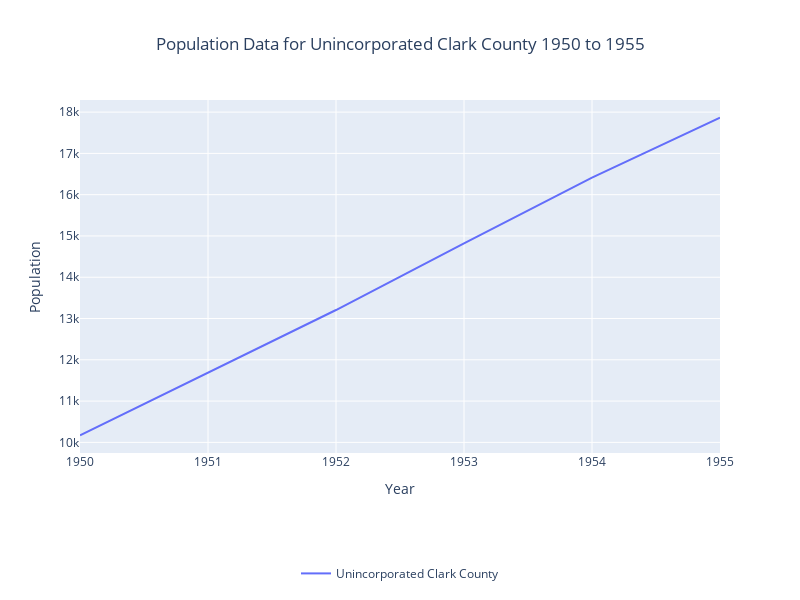

Notebook code for this chart:
### Markdown cell above
<h3>Time to Figure out Unincorporated Clark County Population Growth to 1980!</h3>
In graphical form our data looks like this for just Unincorporated Clark County without including an visitor information.

### Code cell
Population1950to1955 = Population1950to1955.reset_index()

# Reshape wide → long for Plotly (all airlines in one column)
df_long = Population1950to1955.melt(id_vars='Year', 
                           value_vars=['Unincorporated Clark County'], 
                           var_name='Area', value_name='Population')

fig = px.line(
    df_long,
    x='Year', y='Population', color="Area",
    title="Population Data for Unincorporated Clark County 1950 to 1955",
    labels={'Population' : "Population"}
)

fig.update_traces(
    hovertemplate=(
        "Area = %{fullData.name}<br>"
        "Year = %{x}<br>"
        "Population = %{y:,}"
        "<extra></extra>"
    )
)

fig.update_layout(
    width=800, height=600,
    yaxis_title="Population",
    #this puts the legend on the bottom
    legend=dict(
        title=dict(text="", side='top center'),  # legend title above items
        orientation="h",     # horizontal layout
        yanchor="top",
        y=-0.3,              # push below chart
        xanchor="center",
        x=0.5
    ),
    #centers the title
    title=dict(
        text="Population Data for Unincorporated Clark County 1950 to 1955",
        x=0.5,  # 0=left, 0.5=center, 1=right
        xanchor="center"
    )
)

fig.show()
Population1950to1955 = Population1950to1955.set_index('Year')

### Figure 1 — Plotly figure (JSON) as saved in the notebook; plotly's stock layout.template omitted (floating-point values rounded to 4 significant figures)
{"data": [{"hovertemplate": "Area = %{fullData.name}<br>Year = %{x}<br>Population = %{y:,}<extra></extra>", "legendgroup": "Unincorporated Clark County", "line": {"color": "#636efa", "dash": "solid"}, "marker": {"symbol": "circle"}, "mode": "lines", "name": "Unincorporated Clark County", "orientation": "v", "showlegend": true, "type": "scatter", "x": [1950, 1951, 1952, 1953, 1954, 1955], "xaxis": "x", "y": [10170, 11689, 13206, 14822, 16412, 17866], "yaxis": "y"}], "layout": {"height": 600, "legend": {"orientation": "h", "title": {"side": "top center", "text": ""}, "tracegroupgap": 0, "x": 0.5, "xanchor": "center", "y": -0.3, "yanchor": "top"}, "title": {"text": "Population Data for Unincorporated Clark County 1950 to 1955", "x": 0.5, "xanchor": "center"}, "width": 800, "xaxis": {"anchor": "y", "domain": [0, 1], "title": {"text": "Year"}}, "yaxis": {"anchor": "x", "domain": [0, 1], "title": {"text": "Population"}}}}
